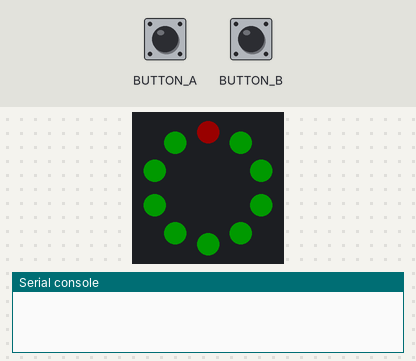
A program run on a simulated Circuit Playground running CircuitPython. Parts: the board's ring of 10 RGB LEDs (number 0 left of the top, counting anticlockwise), the last lines printed to the serial console. The inputs (shaded band) are chosen by the test bench. Dim RGB values are drawn brighter than linear.

Above: at 1.2 s.
1.3 s: button A pressed for 0.15 s
At 1.8 s:
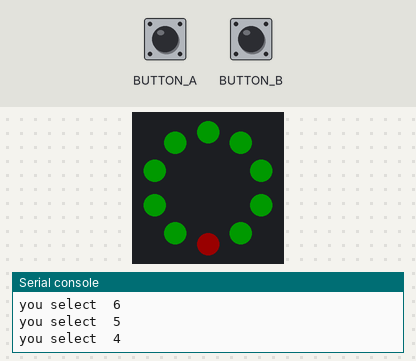
2.9 s: button A pressed for 1 s
At 4.3 s:
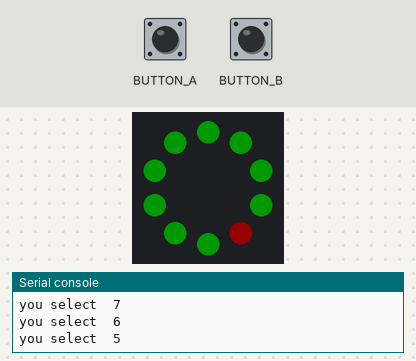
Timing chart, 0 to 5.9 s (numbered marks = the images above; inputs shaded):
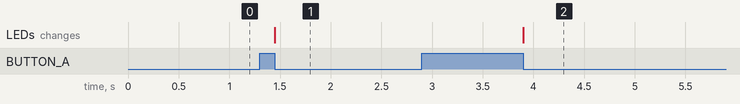

The program:

menu01.py
```python
# Start menu with 10 neopixel and button A (select) and B (confirm)
# v0.1 2023-04-07

import time, board, neopixel
from digitalio import DigitalInOut, Direction, Pull

select = DigitalInOut(board.BUTTON_A)
select.direction = Direction.INPUT
confirm = DigitalInOut(board.BUTTON_B)
confirm.direction = Direction.INPUT

num_pixels = 10
neo = neopixel.NeoPixel(board.NEOPIXEL, num_pixels, brightness=0.1, auto_write=False)

selection = 9

for i in range(num_pixels):
    neo[i] = (0, 255, 0)
neo.show()

while not confirm.value:
    while not select.value:
        neo[selection] = (255, 0, 0)
        neo.show()
        #time.sleep(0.01)
    neo[selection] = (0, 255, 0)
    selection -= 1
    if selection < 0:
        selection = 9
    print("you select ", selection)
    neo[selection] = (255, 0, 0)
    #time.sleep(0.02)

print("You selected option ", selection)
```

Measured:
- after the input at 1.3 s, the LEDs: change after 0.15 s (image 1)
- after the input at 2.9 s, the LEDs: change after 1.0 s (image 2)
